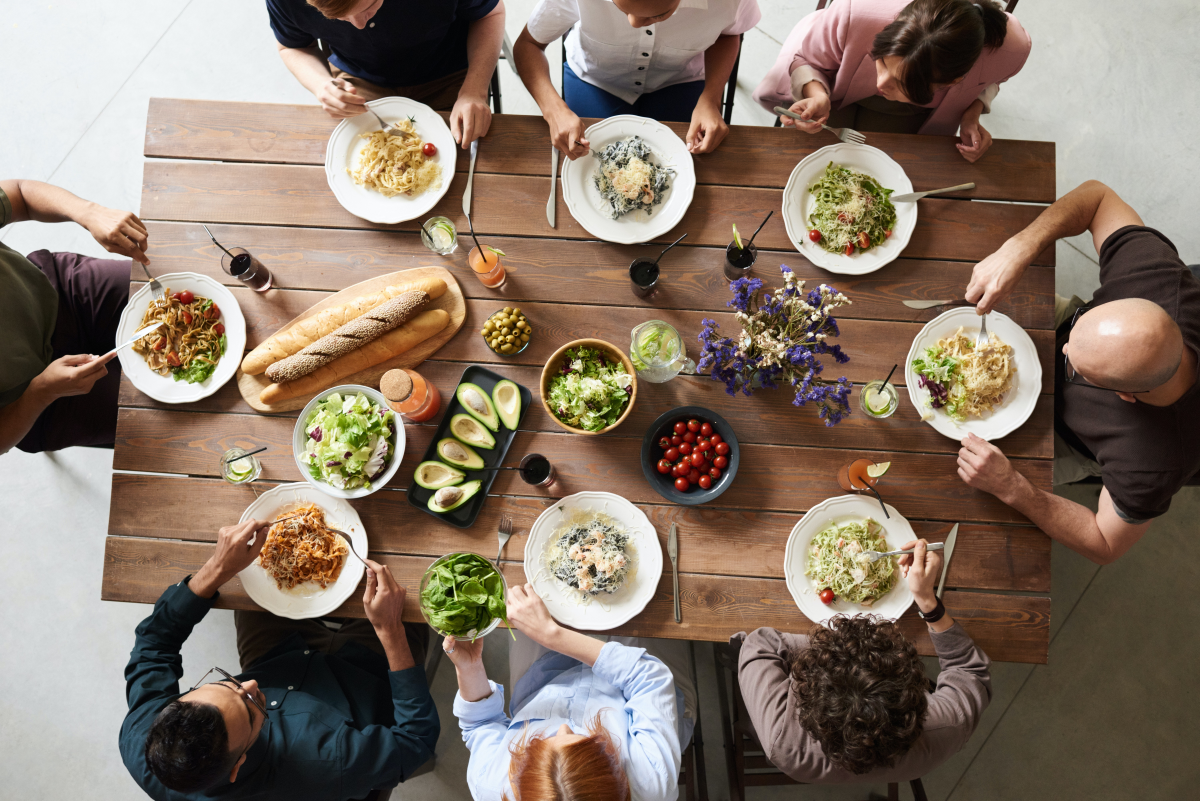
#> input picture OpenCV/workshop_1/resources/pexels-sharing.jpg, 6000 x 4004 px, given in place of the camera (shown at 1/5 size)
$ python P02_scan_doc.py
#> lines starting #> are read from the running program, lines starting #| are printed output that depends on the picture; after the words box and inside, x2 and y2 are one past the last pixel; in counts of white or black regions, pixels touching at a corner belong together
### OpenCV/workshop_1/joining_images.py
"""
Author: Murtaza's Workshope
Format: Daniel López
"""

import cv2
import numpy as np


def stackImages(scale, imgArray):
    """
    A function that groups an image in a horizontal or vertical stacks
    The images can be a modified image stacked according the function, for
    example, [originalImage, grayImage, edgesImage]

    scale --> A float number to indicate the scale transformation
    imgArray --> The image read as a cv2 object in a matrix order
                 ([img,img],[img,img]) or ([img,img,img])

    return ver
    """
    rows = len(imgArray)
    cols = len(imgArray[0])
    rowsAvailable = isinstance(imgArray[0], list)
    width = imgArray[0][0].shape[1]
    height = imgArray[0][0].shape[0]

    if rowsAvailable:
        for x in range(0, rows):
            for y in range(0, cols):
                if imgArray[x][y].shape[:2] == imgArray[0][0].shape[:2]:
                    imgArray[x][y] = cv2.resize(
                        imgArray[x][y], (0, 0), None, scale, scale
                    )
                else:
                    imgArray[x][y] = cv2.resize(
                        imgArray[x][y],
                        (imgArray[0][0].shape[1], imgArray[0][0].shape[0]),
                        None,
                        scale,
                        scale,
                    )
                if len(imgArray[x][y].shape) == 2:
                    imgArray[x][y] = cv2.cvtColor(
                        imgArray[x][y], cv2.COLOR_GRAY2BGR
                        )
        imageBlank = np.zeros((height, width, 3), np.uint8)
        hor = [imageBlank] * rows
        hor_con = [imageBlank] * rows
        for x in range(0, rows):
            hor[x] = np.hstack(imgArray[x])
        ver = np.vstack(hor)
    else:
        for x in range(0, rows):
            if imgArray[x].shape[:2] == imgArray[0].shape[:2]:
                imgArray[x] = cv2.resize(
                    imgArray[x], (0, 0), None, scale, scale
                    )
            else:
                imgArray[x] = cv2.resize(
                    imgArray[x],
                    (imgArray[0].shape[1], imgArray[0].shape[0]),
                    None,
                    scale,
                    scale,
                )
            if len(imgArray[x].shape) == 2:
                imgArray[x] = cv2.cvtColor(imgArray[x], cv2.COLOR_GRAY2BGR)
        hor = np.hstack(imgArray)
        ver = hor
    return ver

### OpenCV/workshop_1/P02_scan_doc.py
"""
Author: Murtaza's Work - Robotics and AI
--> https://youtu.be/WQeoO7MI0Bs?list=PLxYZ6JuFZuoZPUEUtcUL0YoAYRvnNLAG5

Modified and commented by: Daniel Lopez
"""

import cv2
import numpy as np
from joining_images import stackImages


def preProcessingEdges(image):
    """
    Proprocess the image to recognize the edges

    image --> THe matriz or cv2 image to preprocess
    return imageErode --> Image with the edges eroded
    """
    imageGray = cv2.cvtColor(image, cv2.COLOR_BGR2GRAY)
    imageBlur = cv2.GaussianBlur(imageGray, (5, 5), 1)
    imageEdges = cv2.Canny(imageBlur, 200, 200)

    kernel = np.ones((5, 5))
    imageDilat = cv2.dilate(imageEdges, kernel, iterations=2)
    imageErode = cv2.erode(imageDilat, kernel, iterations=1)

    return imageErode


def getContoursSheet(image, imgCnt):
    """
    Get the available contours and search for posible sheets or documents

    image --> Matriz or cv2 image processed to have only contours
    imgCnt --> Image that want to be processed
    return biggest --> Biggest rectangular contour candidate to be a document
    return imgCnt --> Original image with the rectangular contour given
    """
    maxArea = 0
    biggest = np.array([])
    contours, hierarchy = cv2.findContours(
        image, cv2.RETR_EXTERNAL, cv2.CHAIN_APPROX_NONE
    )

    for i, cnt in enumerate(contours):
        area = cv2.contourArea(cnt)

        if area > 2000:
            perimeter = cv2.arcLength(cnt, True)
            corners = cv2.approxPolyDP(cnt, 0.02 * perimeter, True)
            numCorners = len(corners)

            if numCorners == 4 and area > maxArea:
                biggest = corners
                maxArea = area

    cv2.drawContours(imgCnt, biggest, -1, (0, 0, 255), 5)
    return biggest, imgCnt


def reorderCnt(points):
    """
    Reorder the points/corners of the contour to display document

    points --> The biggest point given by getContoursSheet function
    return contour --> The biggest rectangular points reorganized
    """
    points = points.reshape((4, 2))
    contour = np.zeros((4, 1, 2), np.int32)

    addPairs = points.sum(1)
    contour[0] = points[np.argmin(addPairs)]
    contour[3] = points[np.argmax(addPairs)]

    diffPairs = np.diff(points, axis=1)
    contour[1] = points[np.argmin(diffPairs)]
    contour[2] = points[np.argmin(diffPairs)]
    return contour


def getWarpPersp(image, contour, width, height, cropPix):
    """
    Get the warp perspective of the document given

    image --> Original image that has the document
    contour --> The bigget contour posible to be a doc recognized
    width --> Width of the original image
    height --> Height of the original image
    cropPix --> Number of pixel to cut in the edges to fix them
    return imgCrop --> The perspective of the document cropped
    """
    points = np.float32(contour)
    wrap = np.float32([[0, 0], [width, 0], [0, height], [width, height]])

    transform = cv2.getPerspectiveTransform(points, wrap)
    imgWrap = cv2.warpPerspective(image, transform, (width, height))

    imgCrop = imgWrap[20: imgWrap.shape[0] - cropPix,
                      20: imgWrap.shape[1] - cropPix]
    imgCrop = cv2.resize(imgCrop, (width, height))

    return imgCrop


def main():
    # Select default webcam
    video = cv2.VideoCapture(0)
    width = 640  # 480
    height = 480  # 640
    cropPix = 20

    # Video settings
    video.set(4, height)
    video.set(3, width)
    video.set(10, 150)

    # Loop to run the video
    while True:
        # Convert and read sequence
        success, fotogram = video.read()
#> fotogram is the input picture: shape (4004, 6000, 3); mean B, G, R 103.1, 117.5, 134
        fotogram = cv2.resize(fotogram, (width, height))
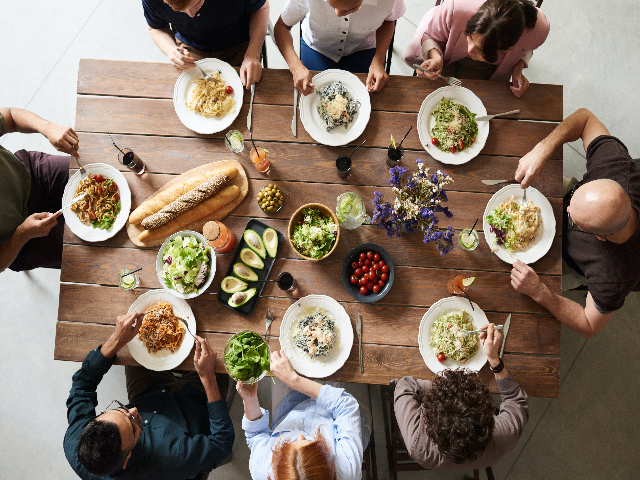
#> fotogram: shape (480, 640, 3); mean B, G, R 103, 117.4, 133.9

        # Preprocessing
        imageEdges = preProcessingEdges(fotogram)
#> in preProcessingEdges, `imageGray = cv2.cvtColor(image, cv2.COLOR_BGR2GRAY)`:
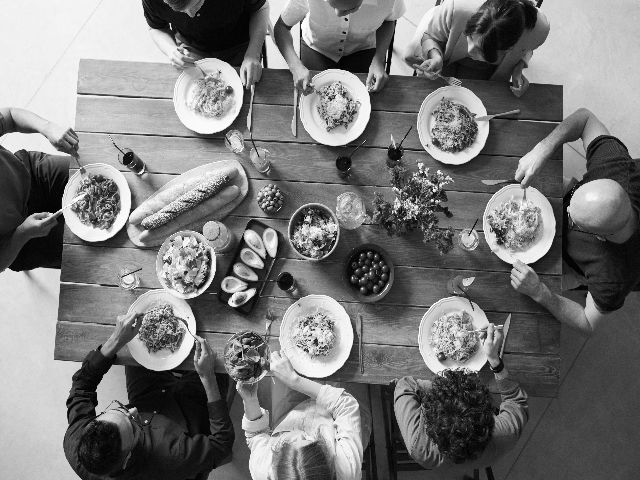
#> imageGray: shape (480, 640); min 0, max 255, mean 120.7
#> in preProcessingEdges, `imageBlur = cv2.GaussianBlur(imageGray, (5, 5), 1)`:
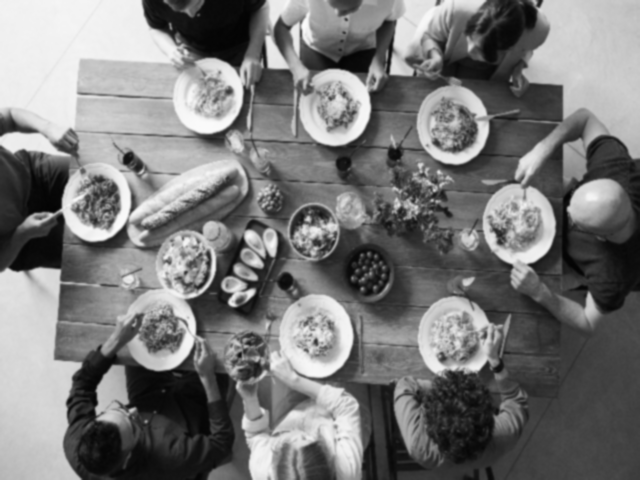
#> imageBlur: shape (480, 640); min 3, max 251, mean 120.7
#> in preProcessingEdges, `imageEdges = cv2.Canny(imageBlur, 200, 200)`:
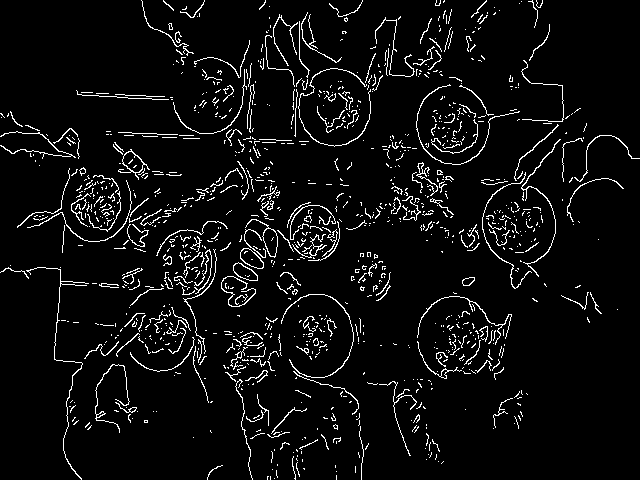
#> imageEdges: shape (480, 640); 5.4% white in thin lines or dots
#> in preProcessingEdges, `imageDilat = cv2.dilate(imageEdges, kernel, iterations=2)`:
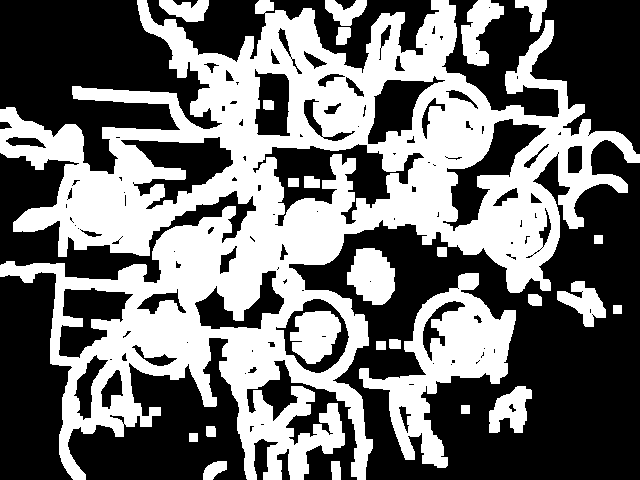
#> imageDilat: shape (480, 640); 44.1% white; 25 white regions, largest, box (x1, y1, x2, y2) and area: (0, 0, 640, 480) 113222, (359, 273, 516, 468) 10682, (347, 248, 395, 305) 1996
#> in preProcessingEdges, `imageErode = cv2.erode(imageDilat, kernel, iterations=1)`:
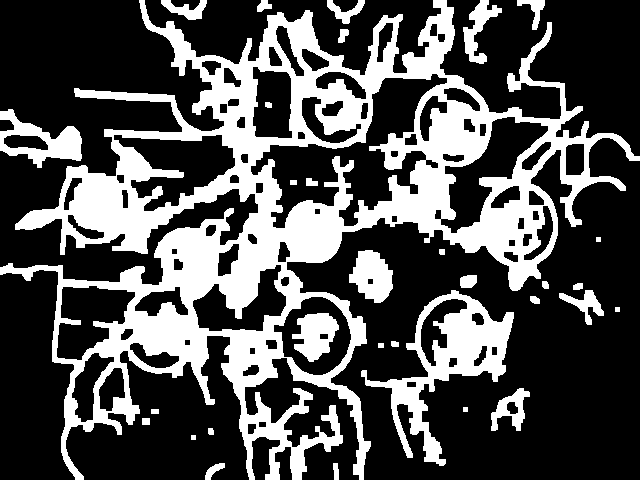
#> imageErode: shape (480, 640); 31.5% white; 32 white regions

        # Contours
        imageThreshold = imageEdges.copy()
        imageCnt = fotogram.copy()
        docCnt, imageCnt = getContoursSheet(imageThreshold, imageCnt)
#> in getContoursSheet, `contours, hierarchy = cv2.findContours( image, cv2.RETR_EXTERNAL, cv2...`: contours = 28 contours, 4 with area under 20; largest, box (x1, y1, x2, y2) and area: (0, 0, 640, 480) 121820, (361, 290, 514, 466) 8534, (0, 109, 82, 168) 2416, (349, 250, 393, 303) 1506, (463, 0, 502, 64) 846
#> the loop in getContoursSheet, `for i, cnt in enumerate(contours):` made 28 passes
#> (area, perimeter, numCorners) on passes 14, 21, 28: (8534.5, 928.5, 11), (2416, 307.3, 11), (121820.5, 6846.5, 8)
#> area on passes 1, 2, 4, 5, 6, 8: 65, 131, 28, 42, 28, 777
#> after the loop in getContoursSheet, `for i, cnt in enumerate(contours):`: biggest = empty array; maxArea = 0
#> docCnt = empty array

        # Verify recognition
        if docCnt.size != 0:
            # Warp perspective
            docCnt = reorderCnt(docCnt)
            docPerps = getWarpPersp(fotogram, docCnt, width, height, cropPix)
            results = stackImages(
                0.6, [[fotogram, imageCnt], [imageThreshold, docPerps]]
            )
        else:
            results = stackImages(0.6, [[fotogram, fotogram],
                                        [fotogram, fotogram]])
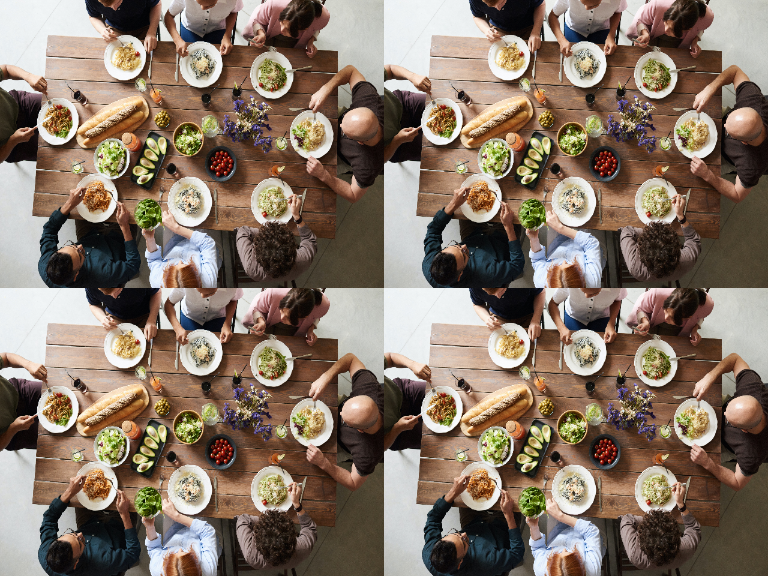
#> results: shape (576, 768, 3); mean B, G, R 102.9, 117.4, 133.9

        # Display results
        cv2.imshow("Document_Scanner", results)

        # Option to stop the reproduction
        if cv2.waitKey(1) and (0xFF == ord("q") or not success):
#> (key q is pressed here)
            break


if __name__ == "__main__":
    main()

$ run again, on OpenCV/workshop_1/resources/pexels_man.jpg
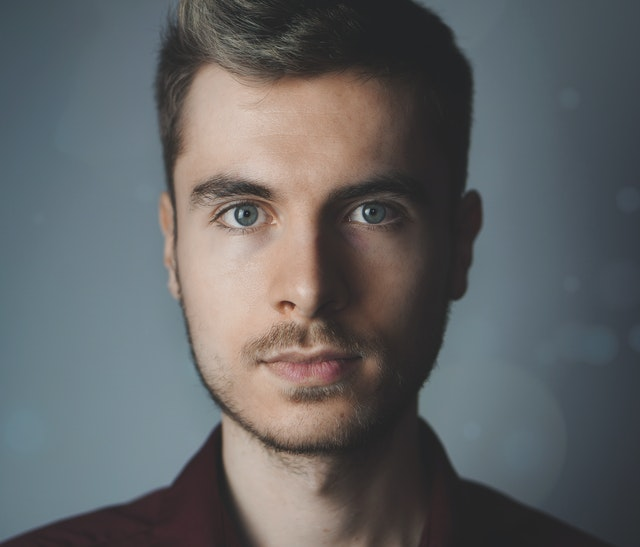
#> input picture OpenCV/workshop_1/resources/pexels_man.jpg, 640 x 547 px, given in place of the camera
#> in main, fotogram is the input picture: shape (547, 640, 3); mean B, G, R 100.3, 99.1, 97.7
#> fotogram: shape (480, 640, 3)
#> in preProcessingEdges, `imageEdges = cv2.Canny(imageBlur, 200, 200)`:
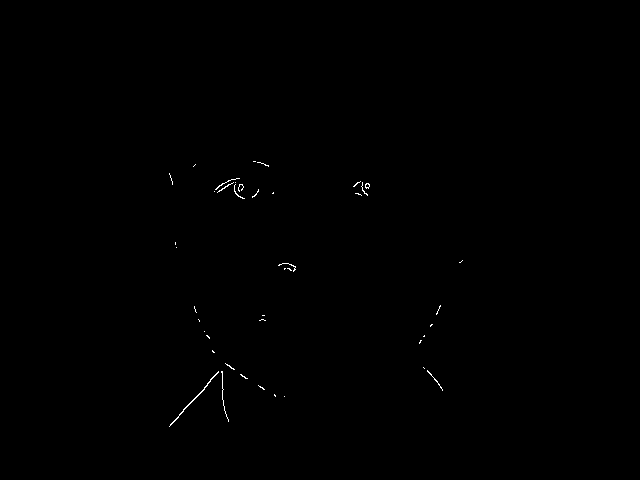
#> imageEdges: shape (480, 640); 0.18% white in thin lines or dots, all inside (x1, y1, x2, y2) = (169, 161, 463, 427)
#> imageDilat: shape (480, 640); 2.2% white; 19 white regions, largest, box (x1, y1, x2, y2) and area: (165, 359, 252, 431) 1908, (210, 174, 263, 203) 1003, (349, 177, 374, 200) 498
#> imageErode: shape (480, 640); 1.1% white; 21 white regions
#> contours = 21 contours; largest, box (x1, y1, x2, y2) and area: (167, 361, 237, 429) 834, (212, 176, 261, 201) 564, (351, 179, 372, 198) 290, (421, 365, 445, 393) 188, (276, 261, 298, 274) 185
#> the loop in getContoursSheet, `for i, cnt in enumerate(contours):` made 21 passes
#> area on passes 1 to 8: 65.5, 59, 64, 188, 833.5, 33.5, 63, 59.5
#> after the loop in getContoursSheet, `for i, cnt in enumerate(contours):`: biggest = empty array; maxArea = 0
#> docCnt = empty array
#> in main, `results = stackImages(0.6, [[fotogram, fotogram], [fotogram, fotogram]])`:
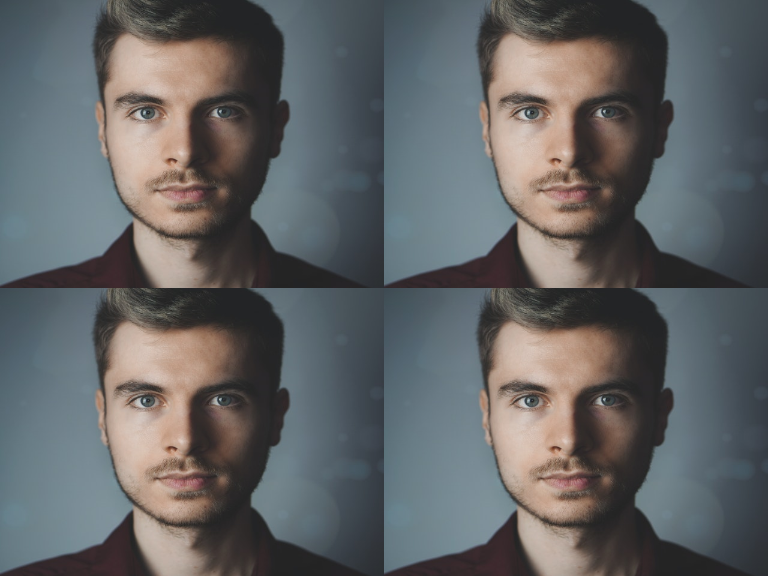
#> results: shape (576, 768, 3); mean B, G, R 100.2, 99, 97.6

$ run again, on OpenCV/workshop_1/resources/pexels_person.jpg
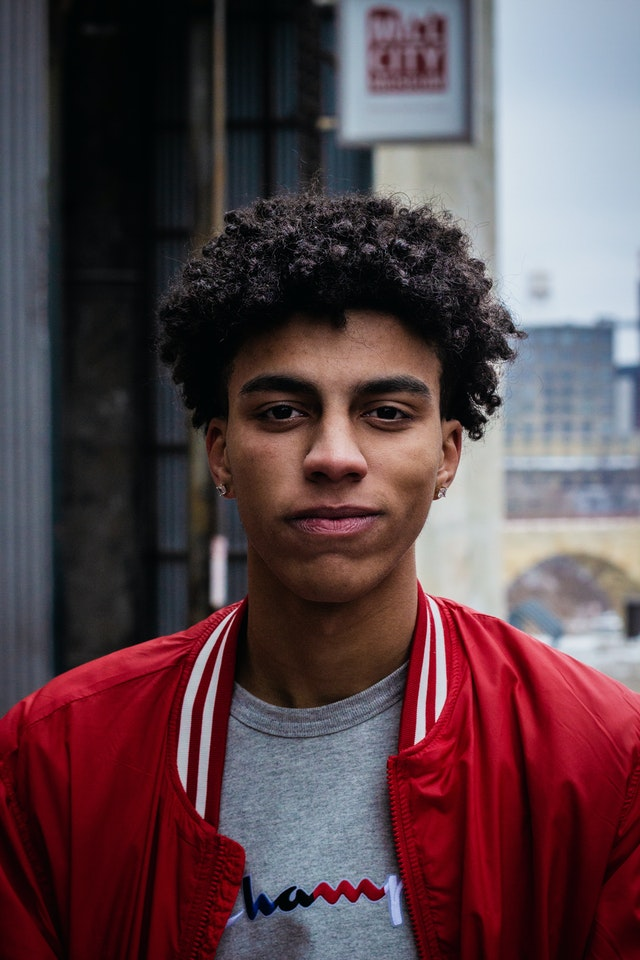
#> input picture OpenCV/workshop_1/resources/pexels_person.jpg, 640 x 960 px, given in place of the camera
#> in main, fotogram is the input picture: shape (960, 640, 3); mean B, G, R 74.7, 68.8, 91.5
#> fotogram: shape (480, 640, 3)
#> in preProcessingEdges, `imageEdges = cv2.Canny(imageBlur, 200, 200)`:
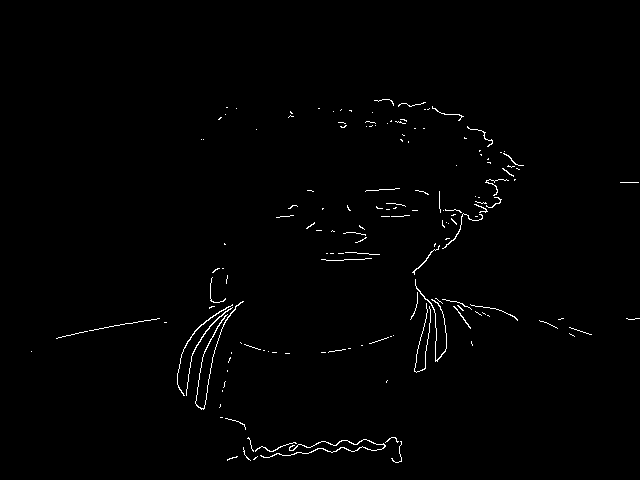
#> imageEdges: shape (480, 640); 0.97% white in thin lines or dots, all inside (x1, y1, x2, y2) = (31, 99, 640, 463)
#> imageDilat: shape (480, 640); 10.1% white; 38 white regions, largest, box (x1, y1, x2, y2) and area: (370, 95, 528, 377) 10363, (173, 264, 248, 414) 4916, (216, 413, 406, 467) 4126
#> imageErode: shape (480, 640); 6.3% white; 42 white regions
#> contours = 42 contours, 3 with area under 20; largest, box (x1, y1, x2, y2) and area: (408, 149, 526, 375) 5222, (175, 266, 246, 412) 3460, (218, 415, 404, 465) 2577, (372, 97, 466, 123) 590, (319, 250, 382, 263) 572
#> the loop in getContoursSheet, `for i, cnt in enumerate(contours):` made 42 passes
#> (area, perimeter) on passes 1, 15, 29: (2577, 566.4), (3459.5, 531.1), (5221.5, 1109.1)
#> after the loop in getContoursSheet, `for i, cnt in enumerate(contours):`: biggest = empty array; maxArea = 0
#> docCnt = empty array
#> in main, `results = stackImages(0.6, [[fotogram, fotogram], [fotogram, fotogram]])`:
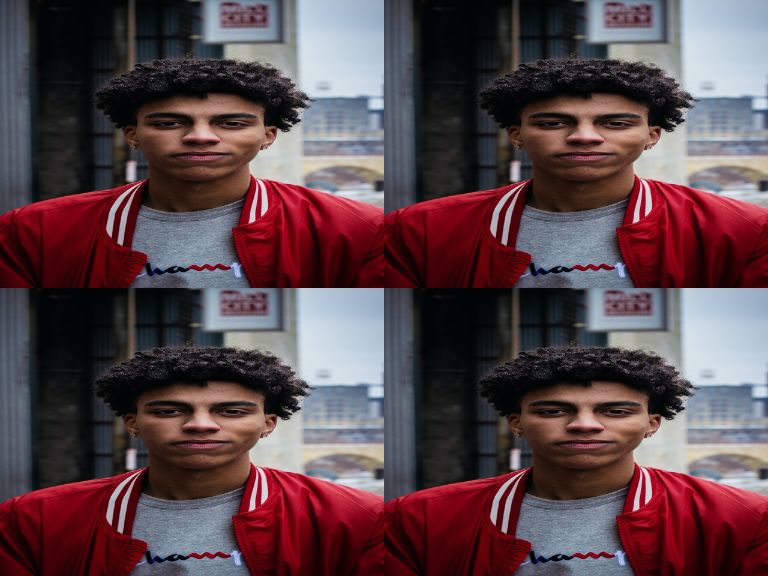
#> results: shape (576, 768, 3); mean B, G, R 74.8, 69, 91.7
